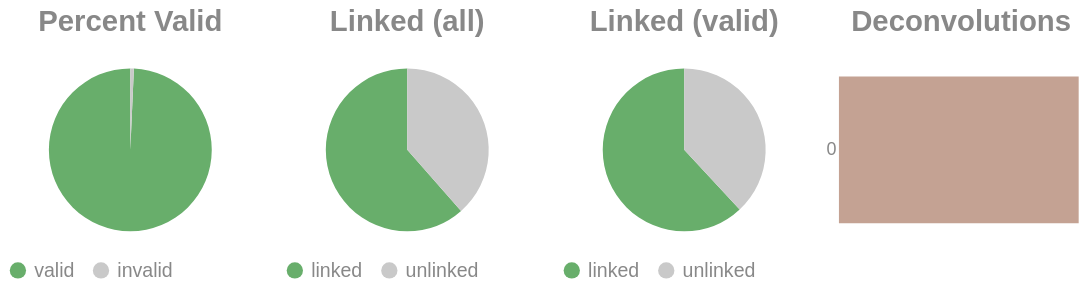

The cell this chart's notebook holds for it:
### Code cell
if SKIPLR:
    pass
else:
    clash = Counter()
    for i in valids['molecule'].to_list():
        _mol = i.split("-")
        if len(_mol) == 1:
            clash.update('0')
        else:
            clash.update(_mol[-1])

    _d = {"deconvolutions": [], 'count': []}
    for k,v in clash.items():
        _d['deconvolutions'].append(k)
        _d['count'].append(v)

    tot_valid = valids['reads'].sum()
    mask = valids['reads'] >= 2
    n_linked_reads = valids.filter(mask)['reads'].sum()
    if n_linked_reads == 0:
        print_html("No linked molecules (>=2 reads) were detected; skipping linked-only distributions.")
        SKIPLR = True
    else:
        perc_valid = round(tot_valid / n_reads, 4)
        linked_perc_abs = round(n_linked_reads / n_reads, 4)
        linked_perc = round(n_linked_reads / tot_valid, 4)

    _valid = pl.DataFrame({"valids": ['valid', 'invalid'], "count": [tot_valid, n_reads - tot_valid]})
    _linked_abs = pl.DataFrame({"linked (absolute)": ['linked', 'unlinked'], "count": [n_linked_reads, n_reads - n_linked_reads]})
    _linked_rel = pl.DataFrame({"linked (valids)": ['linked', 'unlinked'], "count": [n_linked_reads, tot_valid - n_linked_reads]})

    (
        alt.hconcat(
            piechart(_valid, goodval = 'valid', title = "Percent Valid"),
            piechart(_linked_abs, goodval = "linked", title =  "Linked (all)"),
            piechart(_linked_rel, goodval = "linked", title =  "Linked (valid)"),
            convolutionbar(pl.DataFrame(_d), title = "Deconvolutions"),
            center = True,
            bounds = 'flush'
        )
        .resolve_scale(color='independent')
        .resolve_legend('independent')
        .properties(usermeta={'embedOptions': {"actions": False}})
    ).display()

### Figure 1 — Vega-Lite specification as saved in the notebook (floating-point values rounded to 4 significant figures)
{"width": "container", "height": 400, "config": {"title": {"anchor": "start", "dy": -15, "fontSize": 18, "color": "#888888", "subtitleColor": "#888888", "subtitleFontSize": 14}, "arc": {"fill": "#0072B2"}, "axis": {"domainColor": "#888888", "domainWidth": 0.5, "gridWidth": 0.2, "grid": false, "titleFontWeight": 400, "titleFontSize": 15, "labelFontSize": 11, "labelColor": "#888888", "tickColor": "#888888", "tickWidth": 0.2, "titleColor": "#888888"}, "axisBand": {"grid": false}, "axisX": {"grid": true, "tickSize": 10, "domainCap": "round"}, "axisY": {"domain": false, "grid": true, "tickSize": 0, "domainCap": "round"}, "background": "transparent", "header": {"labelFontSize": 15, "labelColor": "#888888", "titleFontSize": 15, "titleFontWeight": 600, "titleColor": "#888888"}, "legend": {"labelFont": "sans-serif", "labelFontSize": 12, "labelColor": "#888888", "symbolSize": 100, "symbolType": "circle", "titleFontSize": 12, "titlePadding": 10, "titleColor": "#888888", "title": null}, "range": {"category": ["#E69F00", "#56B4E9", "#009E73", "#F0E442", "#0072B2", "#D55E00", "#CC79A7", "#000000"], "diverging": ["#cfe8f3", "#a2d4ec", "#73bfe2", "#46abdb", "#1696d2", "#12719e"]}, "area": {"fill": "#0072B2", "fillOpacity": 0.7, "line": true, "strokeOpacity": 0.7}, "line": {"color": "#0072B2", "stroke": "#0072B2", "strokeWidth": 2}, "trail": {"color": "#0072B2", "stroke": "#0072B2", "strokeWidth": 0, "size": 1}, "point": {"filled": true, "fillOpacity": 1.0, "size": 95}, "text": {"color": "#888888", "fontSize": 11, "align": "right", "fontWeight": 400, "size": 11}, "bar": {"fill": "#0072B2", "stroke": null}, "view": {"stroke": null, "continuousWidth": 660, "continuousHeight": 400}}, "hconcat": [{"data": {"name": "data-a3266537de0454302d2d069ec7f3c3fc"}, "mark": {"type": "arc"}, "encoding": {"color": {"field": "valids", "legend": {"orient": "bottom", "title": null}, "scale": {"domain": ["valid", "invalid"], "range": ["#68ae6b", "#C9C9C9"]}, "title": "Valids", "type": "nominal"}, "theta": {"field": "count", "type": "quantitative"}, "tooltip": [{"field": "valids", "title": "Valids", "type": "ordinal"}, {"field": "percent", "format": ".2%", "title": "Percent", "type": "quantitative"}, {"field": "count", "title": "Count", "type": "quantitative"}]}, "height": 100, "title": {"text": "Percent Valid", "align": "center", "anchor": "middle"}, "transform": [{"calculate": "datum.count / 16727469", "as": "percent"}], "width": 150}, {"data": {"name": "data-4e013a12cbac9fe3457edf9e75310b52"}, "mark": {"type": "arc"}, "encoding": {"color": {"field": "linked (absolute)", "legend": {"orient": "bottom", "title": null}, "scale": {"domain": ["linked", "unlinked"], "range": ["#68ae6b", "#C9C9C9"]}, "title": "Linked (Absolute)", "type": "nominal"}, "theta": {"field": "count", "type": "quantitative"}, "tooltip": [{"field": "linked (absolute)", "title": "Linked (Absolute)", "type": "ordinal"}, {"field": "percent", "format": ".2%", "title": "Percent", "type": "quantitative"}, {"field": "count", "title": "Count", "type": "quantitative"}]}, "height": 100, "title": {"text": "Linked (all)", "align": "center", "anchor": "middle"}, "transform": [{"calculate": "datum.count / 16727469", "as": "percent"}], "width": 150}, {"data": {"name": "data-be6ca968f72d5406b7fd8401e548d8bc"}, "mark": {"type": "arc"}, "encoding": {"color": {"field": "linked (valids)", "legend": {"orient": "bottom", "title": null}, "scale": {"domain": ["linked", "unlinked"], "range": ["#68ae6b", "#C9C9C9"]}, "title": "Linked (Valids)", "type": "nominal"}, "theta": {"field": "count", "type": "quantitative"}, "tooltip": [{"field": "linked (valids)", "title": "Linked (Valids)", "type": "ordinal"}, {"field": "percent", "format": ".2%", "title": "Percent", "type": "quantitative"}, {"field": "count", "title": "Count", "type": "quantitative"}]}, "height": 100, "title": {"text": "Linked (valid)", "align": "center", "anchor": "middle"}, "transform": [{"calculate": "datum.count / 16610207", "as": "percent"}], "width": 150}, {"data": {"name": "data-1b04c9671cea365c8838fa2edb5d6a4c"}, "mark": {"type": "bar"}, "encoding": {"color": {"field": "deconvolutions", "legend": null, "scale": {"scheme": "lightgreyred"}, "type": "nominal"}, "tooltip": [{"field": "deconvolutions", "title": "Deconvolutions", "type": "ordinal"}, {"field": "percent", "format": ".2%", "title": "Percent", "type": "quantitative"}, {"field": "count", "title": "Count", "type": "quantitative"}], "x": {"axis": null, "field": "count", "type": "quantitative"}, "y": {"field": "deconvolutions", "sort": "ascending", "title": null, "type": "nominal"}}, "height": 100, "title": {"text": "Deconvolutions", "align": "center", "anchor": "middle"}, "transform": [{"calculate": "datum.count / 8830442", "as": "percent"}], "width": 150}], "bounds": "flush", "center": true, "resolve": {"legend": {"angle": "independent"}, "scale": {"color": "independent"}}, "usermeta": {"embedOptions": {"actions": false}}, "$schema": "https://vega.github.io/schema/vega-lite/v6.1.0.json", "datasets": {"data-a3266537de0454302d2d069ec7f3c3fc": [{"valids": "valid", "count": 16610207}, {"valids": "invalid", "count": 117262}], "data-4e013a12cbac9fe3457edf9e75310b52": [{"linked (absolute)": "linked", "count": 10285913}, {"linked (absolute)": "unlinked", "count": 6441556}], "data-be6ca968f72d5406b7fd8401e548d8bc": [{"linked (valids)": "linked", "count": 10285913}, {"linked (valids)": "unlinked", "count": 6324294}], "data-1b04c9671cea365c8838fa2edb5d6a4c": [{"deconvolutions": "0", "count": 8830442}]}}
